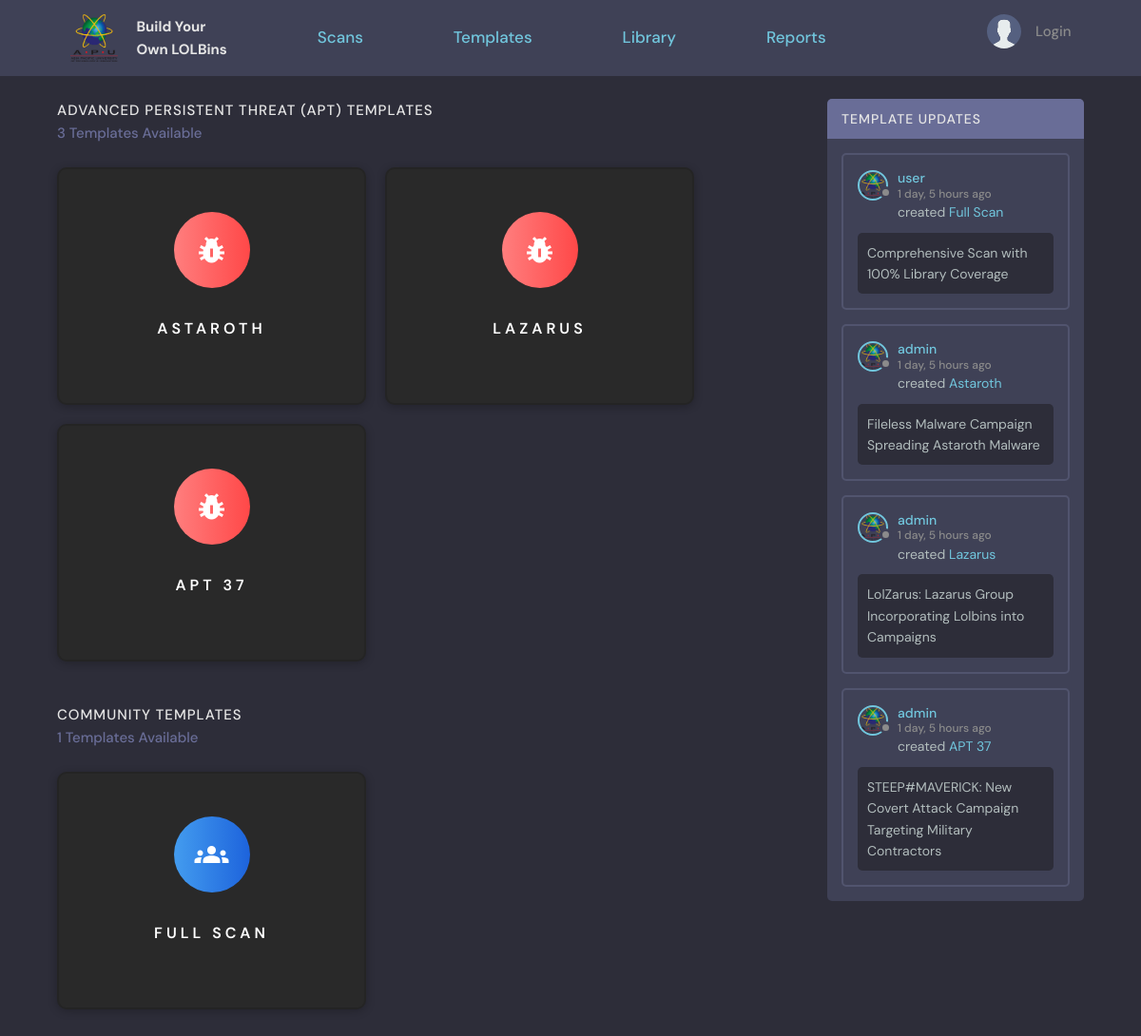
Page /template/ on the committed database.
### base/models.py (models this page shows, shortened)
class Template(models.Model):
    user = models.ForeignKey(User, on_delete=SET_NULL, null=True, verbose_name = u'Owner')
    name = models.CharField(max_length=200, default="New Template")
    description = models.TextField(max_length=100, null=True, blank=True)
    updated = models.DateTimeField(auto_now=True)
    created = models.DateTimeField(auto_now_add=True)
    public = models.BooleanField(default=False)
    Scan = models.ForeignKey(Scan, on_delete=SET_NULL, null=True)
    class Meta:
        verbose_name = 'Template'

### base/views.py (the view, shortened to what this page needs)
# urls.py: path('template/', views.template, name="template"),
def template(request):
    templates = Template.objects.all().order_by('-created')
    superusers = User.objects.filter(is_superuser=True).values('username')
    template_apt = Template.objects.filter(user__username__in=superusers, public=True).order_by('-created')
    template_apt_count = template_apt.count()
    template_community = Template.objects.filter(
    public=True).exclude(user__username__in=superusers).order_by('-created')
    template_community_count = template_community.count()
    context = {'templates': templates,
    'template_apt': template_apt, 'template_apt_count': template_apt_count,
    'template_community': template_community, 'template_community_count': template_community_count}
    return render(request, 'base/template.html', context)

### base/templates/base/template.html (shortened to what this page needs)
{% extends 'main.html' %}
{% block content %}
{% load static %}
<main class="layout layout--2">
    <div class="container">
        <div class="layout1">
            <div class="roomList">
                <div class="roomList__header">
                    <div>
                        <h2>Advanced Persistent Threat (APT) Templates</h2>
                        <p>{{template_apt_count}} Templates Available</p>
                    </div>
                </div>
                <div class="cardContent">
                    {% for template in template_apt %}
                        <a class="smallCard" href="{% url 'view-template' template.id %}">
                            <div class="icon__red"><i class="material-icons md-36">pest_control</i></div>
                            <p class="title">{{template.name}}</p>
                        </a>
                    {% endfor %}
                </div>
            </div>
            <br>
            <div class="roomList">
                <div class="roomList__header">
                    <div>
                        <h2>Community Templates</h2>
                        <p>{{template_community_count}} Templates Available</p>
                    </div>
                </div>
                <div class="cardContent">
                    {% for template in template_community %}
                        <a class="smallCard" href="{% url 'view-template' template.id %}">
                            <div class="icon__blue"><i class="material-icons md-36">groups</i></div>
                            <p class="title">{{template.name}}</p>
                        </a>
                    {% endfor %}
                </div>
            </div>
            <br>
        </div>
        <div class="activities">
            <div class="activities__header">
                <h2>Template Updates</h2>
            </div>
            {% for template in templates|slice:":8"%}
                {% if template.public == True or template.user == request.user %}
                    <div class="activities__box">
                        <div class="activities__boxHeader roomListRoom__header">
                            <a href="{% url 'user-profile' template.user.id %}" class="roomListRoom__author">
                            <div class="avatar avatar--small">
                                <img src="{% static 'images/APU.png' %}" />
                            </div>
                            <p>
                                {% if template.user == request.user %}
                                    You
                                    <span>{{template.created|timesince}} ago</span>
                                {% else %}
                                    {{template.user}}
                                    <span>{{template.created|timesince}} ago</span>
                                {% endif %}
                            </p>
                            </a>
                        </div>
                        <div class="activities__boxContent">
                            <p>created <a href="{% url 'view-template' template.id %}">{{template.name}}</a></p>
                            {% if template.description != "" %}
                                <div class="activities__boxRoomContent">
                                {{template.description}}
                                </div>
                            {% endif %}
                        </div>
                    </div>
                {% endif %}
            {% endfor %}
        </div>
    </div>
</main>
{% endblock content %}

### rows in the picture
Template: name "ASTAROTH", public True (drawn), user "admin", created "1 day, 5 hours", name "Astaroth", description "Fileless Malware Campaign Spreading Astaroth Malware"
Template: name "LAZARUS", public True (drawn), user "admin", created "1 day, 5 hours", name "Lazarus", description "LolZarus: Lazarus Group Incorporating Lolbins into Campaigns"
Template: name "APT 37", public True (drawn), user "admin", created "1 day, 5 hours", description "STEEP#MAVERICK: New Covert Attack Campaign Targeting Military Contractors"
Template: name "FULL SCAN", public True (drawn), user "user", created "1 day, 5 hours", name "Full Scan", description "Comprehensive Scan with 100% Library Coverage"

### other values in the picture
{{ template_apt_count }} "3"
{{ template_community_count }} "1"
